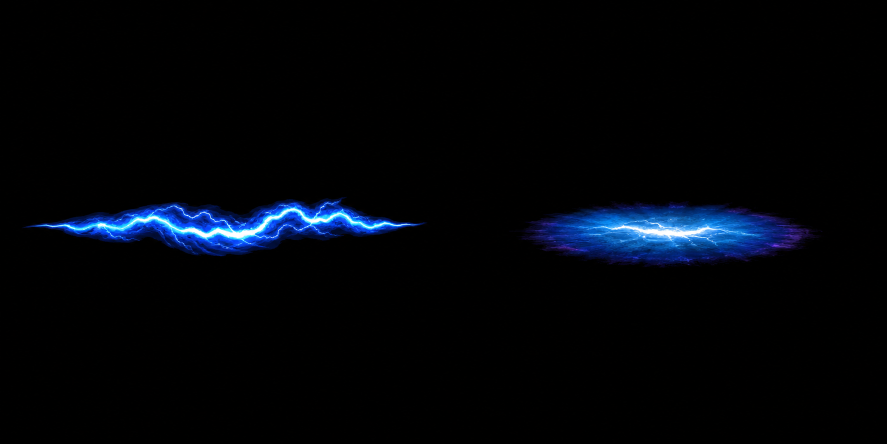
#> input picture assets/generated/vfx/storm_charge_v3/storm_charge_ground_components_source.png, 1774 x 887 px (shown at 1/2 size)
$ python -i build_basic_attack_vfx_sheets.py   (imports and definitions only)
#> lines starting #> are read from the running program, lines starting #| are printed output that depends on the picture
#!/usr/bin/env python3

from __future__ import annotations

import math
from pathlib import Path
from typing import Callable

from PIL import Image, ImageDraw, ImageFilter


ROOT = Path(__file__).resolve().parents[1]
OUTPUT_DIR = ROOT / "assets/generated/vfx"
PARTS_DIR = OUTPUT_DIR / "parts"
FRAME_SIZE = (320, 192)
FRAME_COUNT = 8

StageBuilder = Callable[[int], dict[str, Image.Image]]


def _blank() -> Image.Image:
    return Image.new("RGBA", FRAME_SIZE, (0, 0, 0, 0))


def _layer() -> tuple[Image.Image, ImageDraw.ImageDraw]:
    image = _blank()
    return image, ImageDraw.Draw(image, "RGBA")


# [306 lines left out: functions _compose_sheet, _combine, _mask, _rotated_polygon, _line, _shard and 7 more, not called in this run]


def _release_parts(frame_index: int) -> dict[str, Image.Image]:
    t = frame_index / (FRAME_COUNT - 1)
    rise = max(0.16, math.sin(min(1.0, t * 1.08) * math.pi) ** 0.58)
    fade = 1.0 - max(0.0, t - 0.72) / 0.28
    alpha = max(20, round(255 * rise * max(0.10, fade)))
    length = 116.0 + rise * 96.0
    height = 80.0 + rise * 64.0
    center_x = 160.0
    center_y = 96.0
    return {
        "afterimage": _afterimage(center_x, center_y, length, height, alpha, 2),
        "core_blade": _slash_core(center_x, center_y, length, height, alpha, 0.50),
        "crescent_edge": _crescent_edge(center_x, center_y, length, height, alpha, 0.50),
        "shards": _shards(center_x, center_y, length, height, alpha, 7),
    }


# [111 lines left out: functions _travel_parts, _impact_parts, _validate, _write_stage, main, not called in this run]


# [2 lines not run here, left out]

>>> import cv2
>>> picture = cv2.imread('../assets/generated/vfx/storm_charge_v3/storm_charge_ground_components_source.png', cv2.IMREAD_GRAYSCALE)
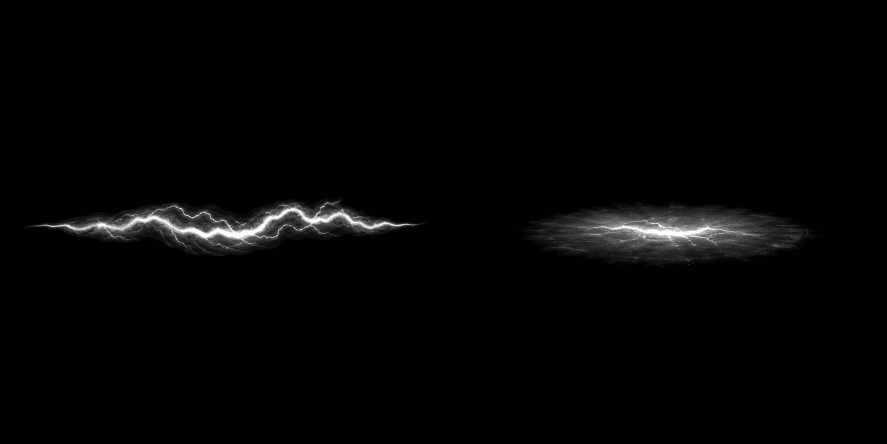
#> picture: shape (887, 1774) (shown at 1/2 size); min 0, max 255, mean 4.5
>>> result = _release_parts(picture)
#> (the run stopped early here; a loop or call above may not have finished)
